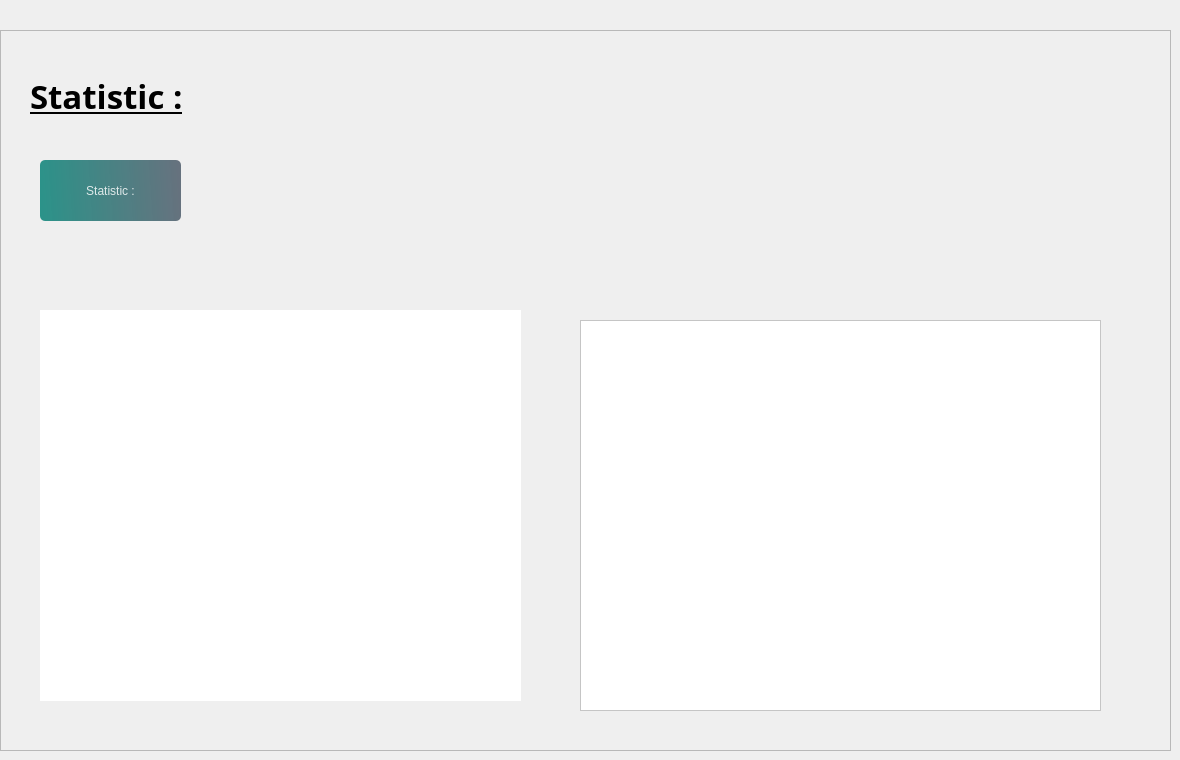
            <widget class="QWidget" name="a1_1">
             <widget class="QFrame" name="frame_4">
              <property name="geometry">
               <rect>
                <x>0</x>
                <y>30</y>
                <width>1171</width>
                <height>721</height>
               </rect>
              </property>
              <property name="frameShape">
               <enum>QFrame::StyledPanel</enum>
              </property>
              <property name="frameShadow">
               <enum>QFrame::Raised</enum>
              </property>
              <widget class="QLabel" name="label_70">
               <property name="geometry">
                <rect>
                 <x>30</x>
                 <y>20</y>
                 <width>281</width>
                 <height>91</height>
                </rect>
               </property>
               <property name="font">
                <font>
                 <family>Segoe UI Variable Display Semib</family>
                 <pointsize>25</pointsize>
                 <italic>false</italic>
                 <bold>true</bold>
                 <underline>true</underline>
                </font>
               </property>
               <property name="text">
                <string>Statistic :</string>
               </property>
              </widget>
              <widget class="QLabel" name="label_64">
               <property name="geometry">
                <rect>
                 <x>1050</x>
                 <y>50</y>
                 <width>61</width>
                 <height>71</height>
                </rect>
               </property>
               <property name="text">
                <string/>
               </property>
               <property name="pixmap">
                <pixmap>../../../Downloads/main/interface_qt/img/Nouveau dossier/stt.png</pixmap>
               </property>
              </widget>
              <widget class="QLabel" name="label_71">
               <property name="geometry">
                <rect>
                 <x>1040</x>
                 <y>140</y>
                 <width>71</width>
                 <height>71</height>
                </rect>
               </property>
               <property name="text">
                <string/>
               </property>
               <property name="pixmap">
                <pixmap>../../../Downloads/main/interface_qt/img/Nouveau dossier/avc.png</pixmap>
               </property>
              </widget>
              <widget class="QPushButton" name="stat">
               <property name="geometry">
                <rect>
                 <x>40</x>
                 <y>130</y>
                 <width>141</width>
                 <height>61</height>
                </rect>
               </property>
               <property name="styleSheet">
                <string notr="true">
#stat{
color: rgb(0, 0, 0);
}
QPushButton, #stat{
	background-color: qlineargradient(spread:pad, x1:0, y1:0.505682, x2:1, y2:0.477, stop:0 rgba(11, 131, 120, 219), stop:1 rgba(85, 98, 112, 226));
	color:rgba(255, 255, 255, 210);
	border-radius:5px;
}

QPushButton#stat:hover{
	background-color: qlineargradient(spread:pad, x1:0, y1:0.505682, x2:1, y2:0.477, stop:0 rgba(150, 123, 111, 219), stop:1 rgba(85, 81, 84, 226));
}

QPushButton#stat:pressed{
	padding-left:5px;
	padding-top:5px;
	background-color:rgba(150, 123, 111, 255);
}
</string>
               </property>
               <property name="text">
                <string>Statistic :</string>
               </property>
               <property name="checkable">
                <bool>true</bool>
               </property>
              </widget>
              <widget class="QLabel" name="label_30">
               <property name="geometry">
                <rect>
                 <x>270</x>
                 <y>10</y>
                 <width>591</width>
                 <height>161</height>
                </rect>
               </property>
               <property name="text">
                <string/>
               </property>
               <property name="pixmap">
                <pixmap>../../../Downloads/main/interface_qt/img/Nouveau dossier/stat.png</pixmap>
               </property>
              </widget>
              <widget class="QFrame" name="aziz">
               <property name="geometry">
                <rect>
                 <x>580</x>
                 <y>290</y>
                 <width>521</width>
                 <height>391</height>
                </rect>
               </property>
               <property name="styleSheet">
                <string notr="true">background-color: rgb(255, 255, 255);</string>
               </property>
               <property name="frameShape">
                <enum>QFrame::StyledPanel</enum>
               </property>
               <property name="frameShadow">
                <enum>QFrame::Raised</enum>
               </property>
              </widget>
              <widget class="QStackedWidget" name="chat">
               <property name="geometry">
                <rect>
                 <x>40</x>
                 <y>280</y>
                 <width>481</width>
                 <height>391</height>
                </rect>
               </property>
               <property name="styleSheet">
                <string notr="true">background-color: rgb(255, 255, 255);</string>
               </property>
               <widget class="QWidget" name="chat_2"/>
              </widget>
             </widget>
            </widget>
